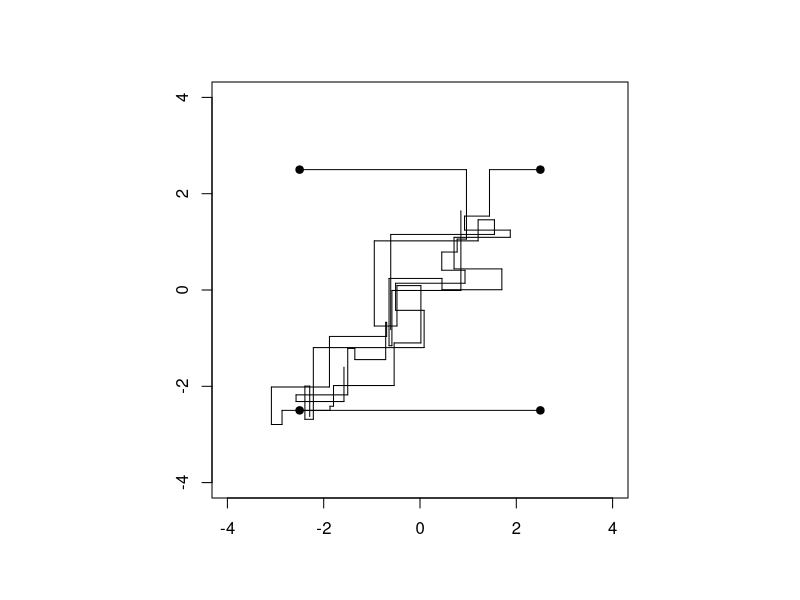

R code for this plot:
chains <- 4
iter <- 10
rho=0.8
sims <- array (NA, c(iter, chains,2))
dimnames (sims) <- list (NULL, NULL,
                         c ("theta1", "theta2"))
sims[1,1,]=c(2.5,2.5)
sims[1,2,]=c(2.5,-2.5)
sims[1,3,]=c(-2.5,2.5)
sims[1,4,]=c(-2.5,-2.5)
theta1_update=function(){
  return(rnorm(1,rho*theta2,sqrt(1-rho^2)))
}
theta2_update=function(){
  return(rnorm(1,rho*theta1,sqrt(1-rho^2)))
}
par(pty="s")
plot(x=NULL,
     y=NULL,
     xlim=range(-4:4),
     ylim=range(-4:4),xlab="",ylab=""
)
points(x=c(2.5,2.5,-2.5,-2.5),y=c(2.5,-2.5,2.5,-2.5),pch=19)
for (m in 1:chains){
  for (t in 1:(iter-1)){
    theta1 <- sims[t,m,1]
    theta2 <- sims[t,m,2]
    theta1 <- theta1_update()
    segments(x0=sims[t,m,1], y0=sims[t,m,2], x1 = theta1, y1 = sims[t,m,2])
    theta2 <- theta2_update()
    sims[t+1,m,] <- c (theta1,theta2)
    segments(x0=theta1, y0=sims[t,m,2], x1 = theta1, y1 = theta2)
  }
}
